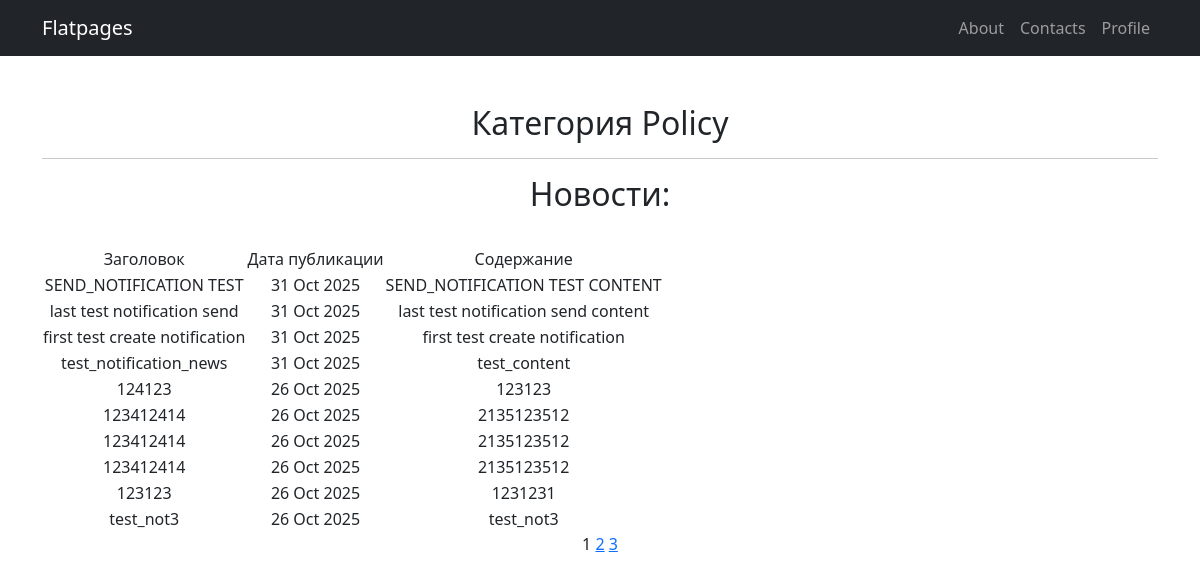
Page /category/1/ on the committed database.
### articles/models.py (models this page shows, shortened)
class Category(models.Model):
    name = models.CharField(max_length=125, unique=True)
    subscribers = models.ManyToManyField(User, blank = True)

class Post(models.Model):
    author = models.ForeignKey(Author, on_delete=models.DO_NOTHING, null=True, blank=True)
    type_post = models.CharField(max_length=50, choices=post_types)
    creation = models.DateTimeField(auto_now_add=True)
    category = models.ManyToManyField(Category, through='PostCategory')
    title = models.TextField()
    content = models.TextField()
    rating = models.IntegerField(default=0)

### articles/views.py (the view)
# urls.py: path('category/<int:pk>/', CategoryPosts.as_view(), name='category_detail'),
class CategoryPosts(ListView):
    template_name = 'categories_posts.html'
    context_object_name = 'news'
    paginate_by = 10
    def get_queryset(self):
        self.category = get_object_or_404(Category, id=self.kwargs['pk'])
        return Post.objects.filter(category=self.category).order_by('-creation')
    def get_context_data(self, **kwargs):
        context = super().get_context_data(**kwargs)
        context['category'] = self.category
        return context

### articles/templatetags/custom_tags.py (called while the page is built)
@register.simple_tag(takes_context=True)
def url_replace(context, **kwargs):
    d = context['request'].GET.copy()
    for k,v in kwargs.items():
        d[k] = v
    return d.urlencode()

### templates/categories_posts.html (shortened to what this page needs)
{% extends 'flatpages/sample.html' %}
{% load custom_filters %}
{% load custom_tags %}
{%block body%}
    <h2>Категория {{ category.name }}
    </h2>
    <hr>
    <h2>Новости:</h2>
    {% if news %}
    <br>
        <table>
            <tr>
                <td>Заголовок</td>
                <td>Дата публикации</td>
                <td>Содержание</td>
            </tr>
            {% for new in news %}
            <tr>
                <td>{{ new.title }}</td>
                <td>{{ new.creation | date:'d M Y' }}</td>
                <td>{{ new.content | truncatewords:20}}</td>
            </tr>
            {% endfor %}
        </table>
    {% else %}
        <h2>Новостей нет...</h2>
    {% endif %}
    {{ page_obj.number }}
    {% if page_obj.has_next %}
        <a href="?{% url_replace page=page_obj.next_page_number %}">{{ page_obj.next_page_number }}</a>
        {% if page_obj.paginator.num_pages != page_obj.next_page_number %}
            <a href="?{% url_replace page=page_obj.paginator.num_pages %}">{{ page_obj.paginator.num_pages }}</a>
        {% endif %}
    {% endif %}
{%endblock body%}

### rows in the picture
Category: name "Policy"
Post: title "SEND_NOTIFICATION TEST", creation "31 Oct 2025", content "SEND_NOTIFICATION TEST CONTENT"
Post: title "last test notification send", creation "31 Oct 2025", content "last test notification send content"
Post: title "first test create notification", creation "31 Oct 2025", content "first test create notification"
Post: title "test_notification_news", creation "31 Oct 2025", content "test_content"
Post: title "124123", creation "26 Oct 2025", content "123123"
Post: title "123412414", creation "26 Oct 2025", content "2135123512"
Post: title "123412414", creation "26 Oct 2025", content "2135123512"
Post: title "123412414", creation "26 Oct 2025", content "2135123512"
Post: title "123123", creation "26 Oct 2025", content "1231231"
Post: title "test_not3", creation "26 Oct 2025", content "test_not3"

### other values in the picture
{{ page_obj.number }} "1"
{{ page_obj.next_page_number }} "2"
{{ page_obj.paginator.num_pages }} "3"
